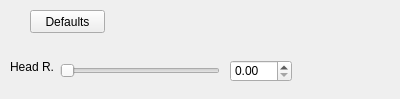
<?xml version="1.0" encoding="UTF-8"?>
<ui version="4.0">
 <class>BodySizeForm</class>
 <widget class="QWidget" name="BodySizeForm">
  <property name="geometry">
   <rect>
    <x>0</x>
    <y>0</y>
    <width>400</width>
    <height>99</height>
   </rect>
  </property>
  <property name="windowTitle">
   <string>Form</string>
  </property>
  <widget class="QDoubleSpinBox" name="doubleSpinBox">
   <property name="geometry">
    <rect>
     <x>230</x>
     <y>60</y>
     <width>62</width>
     <height>22</height>
    </rect>
   </property>
  </widget>
  <widget class="QLabel" name="label">
   <property name="geometry">
    <rect>
     <x>10</x>
     <y>60</y>
     <width>46</width>
     <height>13</height>
    </rect>
   </property>
   <property name="text">
    <string>Head R.</string>
   </property>
  </widget>
  <widget class="QSlider" name="horizontalSlider">
   <property name="geometry">
    <rect>
     <x>60</x>
     <y>60</y>
     <width>160</width>
     <height>21</height>
    </rect>
   </property>
   <property name="orientation">
    <enum>Qt::Horizontal</enum>
   </property>
  </widget>
  <widget class="QPushButton" name="pushButton">
   <property name="geometry">
    <rect>
     <x>30</x>
     <y>10</y>
     <width>75</width>
     <height>23</height>
    </rect>
   </property>
   <property name="text">
    <string>Defaults</string>
   </property>
  </widget>
 </widget>
 <resources/>
 <connections/>
</ui>
